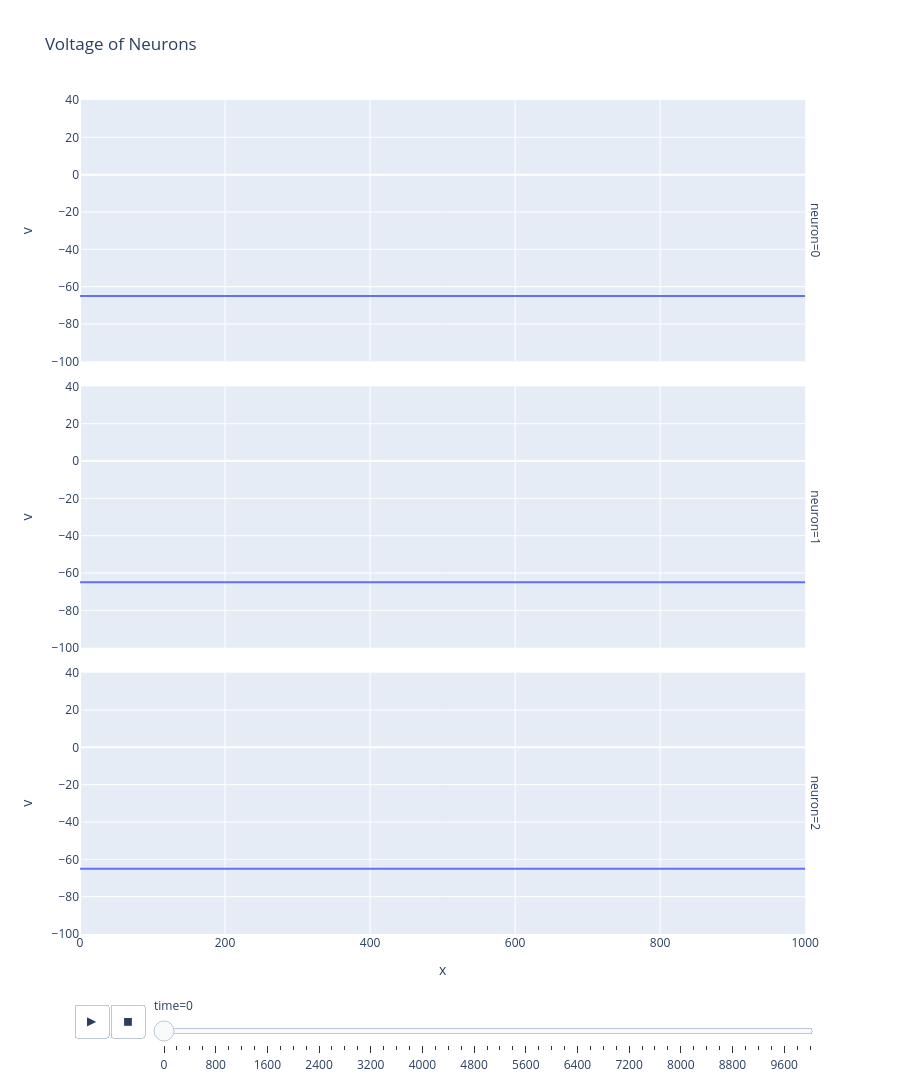

Write notebook code for a chart like this one.
### Code cell
fig = px.line(df, x="x", y="v", animation_frame="time", title="Voltage of Neurons", facet_row="neuron", range_y=[-100, 40])
fig.update_layout(height=1200)
fig.show()

### Figure 1 — Plotly figure (JSON) as saved in the notebook; plotly's stock layout.template omitted (floating-point values rounded to 4 significant figures)
{"data": [{"hovertemplate": "time=0<br>neuron=0<br>x=%{x}<br>v=%{y}<extra></extra>", "legendgroup": "", "line": {"color": "#636efa", "dash": "solid"}, "marker": {"symbol": "circle"}, "mode": "lines", "name": "", "orientation": "v", "showlegend": false, "type": "scatter", "x": [0.0, 20.0, 40.0, 60.0, 80.0, 100.0, 120.0, 140.0, 160.0, 180.0, 200.0, 220.0, 240.0, 260.0, 280.0, 300.0, 320.0, 340.0, 360.0, 380.0, 400.0, 420.0, 440.0, 460.0, 480.0, 500.0, 520.0, 540.0, 560.0, 580.0, 600.0, 620.0, 640.0, 660.0, 680.0, 700.0, 720.0, 740.0, 760.0, 780.0, 800.0, 820.0, 840.0, 860.0, 880.0, 900.0, 920.0, 940.0, 960.0, 980.0, 1000.0], "xaxis": "x3", "y": [-65.0, -65.0, -65.0, -65.0, -65.0, -65.0, -65.0, -65.0, -65.0, -65.0, -65.0, -65.0, -65.0, -65.0, -65.0, -65.0, -65.0, -65.0, -65.0, -65.0, -65.0, -65.0, -65.0, -65.0, -65.0, -65.0, -65.0, -65.0, -65.0, -65.0, -65.0, -65.0, -65.0, -65.0, -65.0, -65.0, -65.0, -65.0, -65.0, -65.0, -65.0, -65.0, -65.0, -65.0, -65.0, -65.0, -65.0, -65.0, -65.0, -65.0, -65.0], "yaxis": "y3"}, {"hovertemplate": "time=0<br>neuron=1<br>x=%{x}<br>v=%{y}<extra></extra>", "legendgroup": "", "line": {"color": "#636efa", "dash": "solid"}, "marker": {"symbol": "circle"}, "mode": "lines", "name": "", "orientation": "v", "showlegend": false, "type": "scatter", "x": [0.0, 20.0, 40.0, 60.0, 80.0, 100.0, 120.0, 140.0, 160.0, 180.0, 200.0, 220.0, 240.0, 260.0, 280.0, 300.0, 320.0, 340.0, 360.0, 380.0, 400.0, 420.0, 440.0, 460.0, 480.0, 500.0, 520.0, 540.0, 560.0, 580.0, 600.0, 620.0, 640.0, 660.0, 680.0, 700.0, 720.0, 740.0, 760.0, 780.0, 800.0, 820.0, 840.0, 860.0, 880.0, 900.0, 920.0, 940.0, 960.0, 980.0, 1000.0], "xaxis": "x2", "y": [-65.0, -65.0, -65.0, -65.0, -65.0, -65.0, -65.0, -65.0, -65.0, -65.0, -65.0, -65.0, -65.0, -65.0, -65.0, -65.0, -65.0, -65.0, -65.0, -65.0, -65.0, -65.0, -65.0, -65.0, -65.0, -65.0, -65.0, -65.0, -65.0, -65.0, -65.0, -65.0, -65.0, -65.0, -65.0, -65.0, -65.0, -65.0, -65.0, -65.0, -65.0, -65.0, -65.0, -65.0, -65.0, -65.0, -65.0, -65.0, -65.0, -65.0, -65.0], "yaxis": "y2"}, {"hovertemplate": "time=0<br>neuron=2<br>x=%{x}<br>v=%{y}<extra></extra>", "legendgroup": "", "line": {"color": "#636efa", "dash": "solid"}, "marker": {"symbol": "circle"}, "mode": "lines", "name": "", "orientation": "v", "showlegend": false, "type": "scatter", "x": [0.0, 20.0, 40.0, 60.0, 80.0, 100.0, 120.0, 140.0, 160.0, 180.0, 200.0, 220.0, 240.0, 260.0, 280.0, 300.0, 320.0, 340.0, 360.0, 380.0, 400.0, 420.0, 440.0, 460.0, 480.0, 500.0, 520.0, 540.0, 560.0, 580.0, 600.0, 620.0, 640.0, 660.0, 680.0, 700.0, 720.0, 740.0, 760.0, 780.0, 800.0, 820.0, 840.0, 860.0, 880.0, 900.0, 920.0, 940.0, 960.0, 980.0, 1000.0], "xaxis": "x", "y": [-65.0, -65.0, -65.0, -65.0, -65.0, -65.0, -65.0, -65.0, -65.0, -65.0, -65.0, -65.0, -65.0, -65.0, -65.0, -65.0, -65.0, -65.0, -65.0, -65.0, -65.0, -65.0, -65.0, -65.0, -65.0, -65.0, -65.0, -65.0, -65.0, -65.0, -65.0, -65.0, -65.0, -65.0, -65.0, -65.0, -65.0, -65.0, -65.0, -65.0, -65.0, -65.0, -65.0, -65.0, -65.0, -65.0, -65.0, -65.0, -65.0, -65.0, -65.0], "yaxis": "y"}], "layout": {"annotations": [{"font": {}, "showarrow": false, "text": "neuron=2", "textangle": 90, "x": 0.98, "xanchor": "left", "xref": "paper", "y": 0.1567, "yanchor": "middle", "yref": "paper"}, {"font": {}, "showarrow": false, "text": "neuron=1", "textangle": 90, "x": 0.98, "xanchor": "left", "xref": "paper", "y": 0.5, "yanchor": "middle", "yref": "paper"}, {"font": {}, "showarrow": false, "text": "neuron=0", "textangle": 90, "x": 0.98, "xanchor": "left", "xref": "paper", "y": 0.8433, "yanchor": "middle", "yref": "paper"}], "height": 1200, "legend": {"tracegroupgap": 0}, "sliders": [{"active": 0, "currentvalue": {"prefix": "time="}, "len": 0.9, "pad": {"b": 10, "t": 60}, "steps": [{"args": [["0"], {"frame": {"duration": 0, "redraw": false}, "fromcurrent": true, "mode": "immediate", "transition": {"duration": 0, "easing": "linear"}}], "label": "0", "method": "animate"}, {"args": [["200"], {"frame": {"duration": 0, "redraw": false}, "fromcurrent": true, "mode": "immediate", "transition": {"duration": 0, "easing": "linear"}}], "label": "200", "method": "animate"}, {"args": [["400"], {"frame": {"duration": 0, "redraw": false}, "fromcurrent": true, "mode": "immediate", "transition": {"duration": 0, "easing": "linear"}}], "label": "400", "method": "animate"}, {"args": [["600"], {"frame": {"duration": 0, "redraw": false}, "fromcurrent": true, "mode": "immediate", "transition": {"duration": 0, "easing": "linear"}}], "label": "600", "method": "animate"}, {"args": [["800"], {"frame": {"duration": 0, "redraw": false}, "fromcurrent": true, "mode": "immediate", "transition": {"duration": 0, "easing": "linear"}}], "label": "800", "method": "animate"}, {"args": [["1000"], {"frame": {"duration": 0, "redraw": false}, "fromcurrent": true, "mode": "immediate", "transition": {"duration": 0, "easing": "linear"}}], "label": "1000", "method": "animate"}, {"args": [["1200"], {"frame": {"duration": 0, "redraw": false}, "fromcurrent": true, "mode": "immediate", "transition": {"duration": 0, "easing": "linear"}}], "label": "1200", "method": "animate"}, {"args": [["1400"], {"frame": {"duration": 0, "redraw": false}, "fromcurrent": true, "mode": "immediate", "transition": {"duration": 0, "easing": "linear"}}], "label": "1400", "method": "animate"}, {"args": [["1600"], {"frame": {"duration": 0, "redraw": false}, "fromcurrent": true, "mode": "immediate", "transition": {"duration": 0, "easing": "linear"}}], "label": "1600", "method": "animate"}, {"args": [["1800"], {"frame": {"duration": 0, "redraw": false}, "fromcurrent": true, "mode": "immediate", "transition": {"duration": 0, "easing": "linear"}}], "label": "1800", "method": "animate"}, {"args": [["2000"], {"frame": {"duration": 0, "redraw": false}, "fromcurrent": true, "mode": "immediate", "transition": {"duration": 0, "easing": "linear"}}], "label": "2000", "method": "animate"}, {"args": [["2200"], {"frame": {"duration": 0, "redraw": false}, "fromcurrent": true, "mode": "immediate", "transition": {"duration": 0, "easing": "linear"}}], "label": "2200", "method": "animate"}, {"args": [["2400"], {"frame": {"duration": 0, "redraw": false}, "fromcurrent": true, "mode": "immediate", "transition": {"duration": 0, "easing": "linear"}}], "label": "2400", "method": "animate"}, {"args": [["2600"], {"frame": {"duration": 0, "redraw": false}, "fromcurrent": true, "mode": "immediate", "transition": {"duration": 0, "easing": "linear"}}], "label": "2600", "method": "animate"}, {"args": [["2800"], {"frame": {"duration": 0, "redraw": false}, "fromcurrent": true, "mode": "immediate", "transition": {"duration": 0, "easing": "linear"}}], "label": "2800", "method": "animate"}, {"args": [["3000"], {"frame": {"duration": 0, "redraw": false}, "fromcurrent": true, "mode": "immediate", "transition": {"duration": 0, "easing": "linear"}}], "label": "3000", "method": "animate"}, {"args": [["3200"], {"frame": {"duration": 0, "redraw": false}, "fromcurrent": true, "mode": "immediate", "transition": {"duration": 0, "easing": "linear"}}], "label": "3200", "method": "animate"}, {"args": [["3400"], {"frame": {"duration": 0, "redraw": false}, "fromcurrent": true, "mode": "immediate", "transition": {"duration": 0, "easing": "linear"}}], "label": "3400", "method": "animate"}, {"args": [["3600"], {"frame": {"duration": 0, "redraw": false}, "fromcurrent": true, "mode": "immediate", "transition": {"duration": 0, "easing": "linear"}}], "label": "3600", "method": "animate"}, {"args": [["3800"], {"frame": {"duration": 0, "redraw": false}, "fromcurrent": true, "mode": "immediate", "transition": {"duration": 0, "easing": "linear"}}], "label": "3800", "method": "animate"}, {"args": [["4000"], {"frame": {"duration": 0, "redraw": false}, "fromcurrent": true, "mode": "immediate", "transition": {"duration": 0, "easing": "linear"}}], "label": "4000", "method": "animate"}, {"args": [["4200"], {"frame": {"duration": 0, "redraw": false}, "fromcurrent": true, "mode": "immediate", "transition": {"duration": 0, "easing": "linear"}}], "label": "4200", "method": "animate"}, {"args": [["4400"], {"frame": {"duration": 0, "redraw": false}, "fromcurrent": true, "mode": "immediate", "transition": {"duration": 0, "easing": "linear"}}], "label": "4400", "method": "animate"}, {"args": [["4600"], {"frame": {"duration": 0, "redraw": false}, "fromcurrent": true, "mode": "immediate", "transition": {"duration": 0, "easing": "linear"}}], "label": "4600", "method": "animate"}, {"args": [["4800"], {"frame": {"duration": 0, "redraw": false}, "fromcurrent": true, "mode": "immediate", "transition": {"duration": 0, "easing": "linear"}}], "label": "4800", "method": "animate"}, {"args": [["5000"], {"frame": {"duration": 0, "redraw": false}, "fromcurrent": true, "mode": "immediate", "transition": {"duration": 0, "easing": "linear"}}], "label": "5000", "method": "animate"}, {"args": [["5200"], {"frame": {"duration": 0, "redraw": false}, "fromcurrent": true, "mode": "immediate", "transition": {"duration": 0, "easing": "linear"}}], "label": "5200", "method": "animate"}, {"args": [["5400"], {"frame": {"duration": 0, "redraw": false}, "fromcurrent": true, "mode": "immediate", "transition": {"duration": 0, "easing": "linear"}}], "label": "5400", "method": "animate"}, {"args": [["5600"], {"frame": {"duration": 0, "redraw": false}, "fromcurrent": true, "mode": "immediate", "transition": {"duration": 0, "easing": "linear"}}], "label": "5600", "method": "animate"}, {"args": [["5800"], {"frame": {"duration": 0, "redraw": false}, "fromcurrent": true, "mode": "immediate", "transition": {"duration": 0, "easing": "linear"}}], "label": "5800", "method": "animate"}, {"args": [["6000"], {"frame": {"duration": 0, "redraw": false}, "fromcurrent": true, "mode": "immediate", "transition": {"duration": 0, "easing": "linear"}}], "label": "6000", "method": "animate"}, {"args": [["6200"], {"frame": {"duration": 0, "redraw": false}, "fromcurrent": true, "mode": "immediate", "transition": {"duration": 0, "easing": "linear"}}], "label": "6200", "method": "animate"}, {"args": [["6400"], {"frame": {"duration": 0, "redraw": false}, "fromcurrent": true, "mode": "immediate", "transition": {"duration": 0, "easing": "linear"}}], "label": "6400", "method": "animate"}, {"args": [["6600"], {"frame": {"duration": 0, "redraw": false}, "fromcurrent": true, "mode": "immediate", "transition": {"duration": 0, "easing": "linear"}}], "label": "6600", "method": "animate"}, {"args": [["6800"], {"frame": {"duration": 0, "redraw": false}, "fromcurrent": true, "mode": "immediate", "transition": {"duration": 0, "easing": "linear"}}], "label": "6800", "method": "animate"}, {"args": [["7000"], {"frame": {"duration": 0, "redraw": false}, "fromcurrent": true, "mode": "immediate", "transition": {"duration": 0, "easing": "linear"}}], "label": "7000", "method": "animate"}, {"args": [["7200"], {"frame": {"duration": 0, "redraw": false}, "fromcurrent": true, "mode": "immediate", "transition": {"duration": 0, "easing": "linear"}}], "label": "7200", "method": "animate"}, {"args": [["7400"], {"frame": {"duration": 0, "redraw": false}, "fromcurrent": true, "mode": "immediate", "transition": {"duration": 0, "easing": "linear"}}], "label": "7400", "method": "animate"}, {"args": [["7600"], {"frame": {"duration": 0, "redraw": false}, "fromcurrent": true, "mode": "immediate", "transition": {"duration": 0, "easing": "linear"}}], "label": "7600", "method": "animate"}, {"args": [["7800"], {"frame": {"duration": 0, "redraw": false}, "fromcurrent": true, "mode": "immediate", "transition": {"duration": 0, "easing": "linear"}}], "label": "7800", "method": "animate"}, {"args": [["8000"], {"frame": {"duration": 0, "redraw": false}, "fromcurrent": true, "mode": "immediate", "transition": {"duration": 0, "easing": "linear"}}], "label": "8000", "method": "animate"}, {"args": [["8200"], {"frame": {"duration": 0, "redraw": false}, "fromcurrent": true, "mode": "immediate", "transition": {"duration": 0, "easing": "linear"}}], "label": "8200", "method": "animate"}, {"args": [["8400"], {"frame": {"duration": 0, "redraw": false}, "fromcurrent": true, "mode": "immediate", "transition": {"duration": 0, "easing": "linear"}}], "label": "8400", "method": "animate"}, {"args": [["8600"], {"frame": {"duration": 0, "redraw": false}, "fromcurrent": true, "mode": "immediate", "transition": {"duration": 0, "easing": "linear"}}], "label": "8600", "method": "animate"}, {"args": [["8800"], {"frame": {"duration": 0, "redraw": false}, "fromcurrent": true, "mode": "immediate", "transition": {"duration": 0, "easing": "linear"}}], "label": "8800", "method": "animate"}, {"args": [["9000"], {"frame": {"duration": 0, "redraw": false}, "fromcurrent": true, "mode": "immediate", "transition": {"duration": 0, "easing": "linear"}}], "label": "9000", "method": "animate"}, {"args": [["9200"], {"frame": {"duration": 0, "redraw": false}, "fromcurrent": true, "mode": "immediate", "transition": {"duration": 0, "easing": "linear"}}], "label": "9200", "method": "animate"}, {"args": [["9400"], {"frame": {"duration": 0, "redraw": false}, "fromcurrent": true, "mode": "immediate", "transition": {"duration": 0, "easing": "linear"}}], "label": "9400", "method": "animate"}, {"args": [["9600"], {"frame": {"duration": 0, "redraw": false}, "fromcurrent": true, "mode": "immediate", "transition": {"duration": 0, "easing": "linear"}}], "label": "9600", "method": "animate"}, {"args": [["9800"], {"frame": {"duration": 0, "redraw": false}, "fromcurrent": true, "mode": "immediate", "transition": {"duration": 0, "easing": "linear"}}], "label": "9800", "method": "animate"}, {"args": [["10000"], {"frame": {"duration": 0, "redraw": false}, "fromcurrent": true, "mode": "immediate", "transition": {"duration": 0, "easing": "linear"}}], "label": "10000", "method": "animate"}], "x": 0.1, "xanchor": "left", "y": 0, "yanchor": "top"}], "title": {"text": "Voltage of Neurons"}, "updatemenus": [{"buttons": [{"args": [null, {"frame": {"duration": 500, "redraw": false}, "fromcurrent": true, "mode": "immediate", "transition": {"duration": 500, "easing": "linear"}}], "label": "&#9654;", "method": "animate"}, {"args": [[null], {"frame": {"duration": 0, "redraw": false}, "fromcurrent": true, "mode": "immediate", "transition": {"duration": 0, "easing": "linear"}}], "label": "&#9724;", "method": "animate"}], "direction": "left", "pad": {"r": 10, "t": 70}, "showactive": false, "type": "buttons", "x": 0.1, "xanchor": "right", "y": 0, "yanchor": "top"}], "xaxis": {"anchor": "y", "domain": [0, 0.98], "title": {"text": "x"}}, "xaxis2": {"anchor": "y2", "domain": [0, 0.98], "matches": "x", "showticklabels": false}, "xaxis3": {"anchor": "y3", "domain": [0, 0.98], "matches": "x", "showticklabels": false}, "yaxis": {"anchor": "x", "domain": [0, 0.3133], "range": [-100, 40], "title": {"text": "v"}}, "yaxis2": {"anchor": "x2", "domain": [0.3433, 0.6567], "matches": "y", "range": [-100, 40], "title": {"text": "v"}}, "yaxis3": {"anchor": "x3", "domain": [0.6867, 1.0], "matches": "y", "range": [-100, 40], "title": {"text": "v"}}}}
